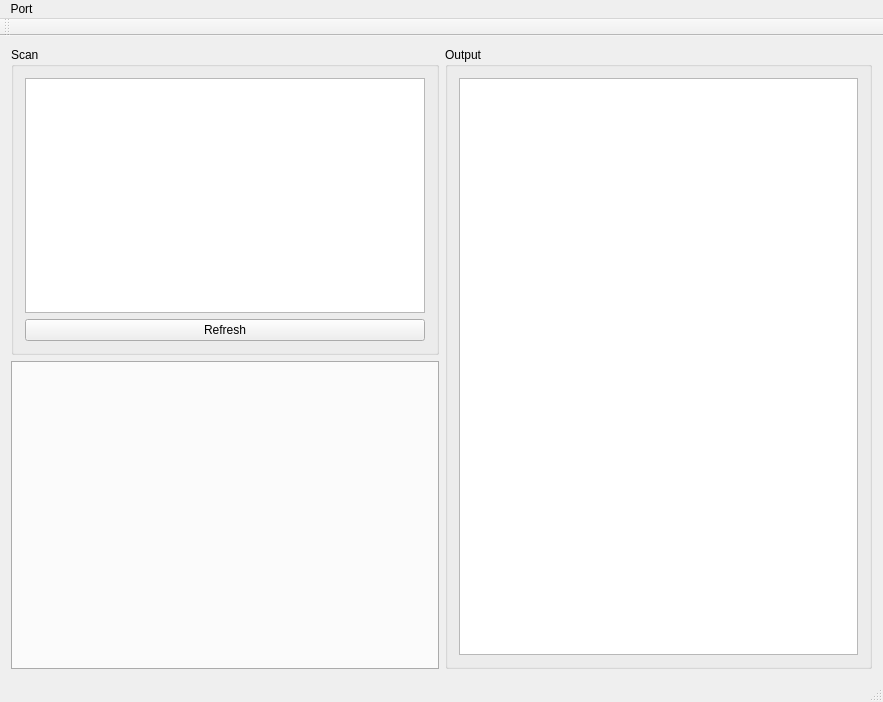
<?xml version="1.0" encoding="UTF-8"?>
<ui version="4.0">
 <class>SerialDoctor</class>
 <widget class="QMainWindow" name="SerialDoctor">
  <property name="geometry">
   <rect>
    <x>0</x>
    <y>0</y>
    <width>883</width>
    <height>702</height>
   </rect>
  </property>
  <property name="windowTitle">
   <string>SerialDoctor</string>
  </property>
  <widget class="QWidget" name="centralWidget">
   <layout class="QGridLayout" name="gridLayout_3">
    <item row="0" column="0">
     <widget class="QGroupBox" name="scanGroupBox">
      <property name="title">
       <string>Scan</string>
      </property>
      <layout class="QVBoxLayout" name="verticalLayout">
       <item>
        <widget class="QTextEdit" name="ReturnScanTextEdit"/>
       </item>
       <item>
        <widget class="QPushButton" name="RefreshScanPushButton">
         <property name="text">
          <string>Refresh</string>
         </property>
        </widget>
       </item>
      </layout>
     </widget>
    </item>
    <item row="0" column="1" rowspan="2">
     <widget class="QGroupBox" name="groupBox_2">
      <property name="minimumSize">
       <size>
        <width>0</width>
        <height>0</height>
       </size>
      </property>
      <property name="title">
       <string>Output</string>
      </property>
      <layout class="QGridLayout" name="gridLayout_2">
       <item row="0" column="0">
        <widget class="QTextEdit" name="OutputTextEdit"/>
       </item>
      </layout>
     </widget>
    </item>
    <item row="1" column="0">
     <widget class="QTabWidget" name="PortTabWidget">
      <property name="tabletTracking">
       <bool>true</bool>
      </property>
      <property name="tabPosition">
       <enum>QTabWidget::South</enum>
      </property>
      <property name="tabShape">
       <enum>QTabWidget::Rounded</enum>
      </property>
      <property name="currentIndex">
       <number>-1</number>
      </property>
     </widget>
    </item>
   </layout>
  </widget>
  <widget class="QMenuBar" name="menuBar">
   <property name="geometry">
    <rect>
     <x>0</x>
     <y>0</y>
     <width>883</width>
     <height>22</height>
    </rect>
   </property>
   <widget class="QMenu" name="menuPort">
    <property name="title">
     <string>Port</string>
    </property>
    <addaction name="actionScan"/>
    <addaction name="actionNewPort"/>
   </widget>
   <addaction name="menuPort"/>
  </widget>
  <widget class="QToolBar" name="mainToolBar">
   <attribute name="toolBarArea">
    <enum>TopToolBarArea</enum>
   </attribute>
   <attribute name="toolBarBreak">
    <bool>false</bool>
   </attribute>
  </widget>
  <widget class="QStatusBar" name="statusBar"/>
  <action name="actionScan">
   <property name="text">
    <string>Scan</string>
   </property>
  </action>
  <action name="actionNewPort">
   <property name="text">
    <string>New</string>
   </property>
  </action>
 </widget>
 <layoutdefault spacing="6" margin="11"/>
 <resources/>
 <connections/>
</ui>
